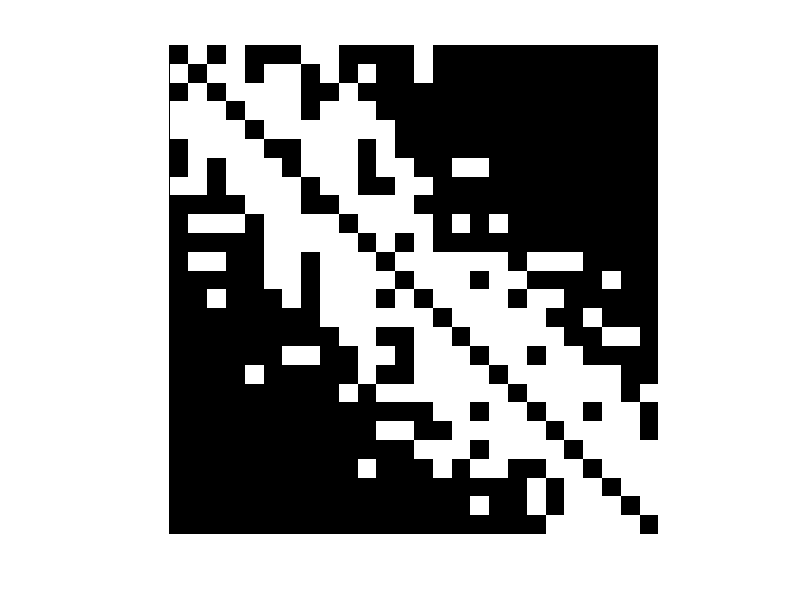

Write MATLAB code to recreate this figure. (Note: this script raises an error after producing the figure.)
clear all;
close all;
% stimuli number
N = 26;
% gaussFilter
k = 4;  % this parameter is tunable
gaussFilter = gausswin(k*2*N,5); 

% stimuli # after filter
stim_N = linspace(1,N-1,N-1);   % there should be no stimuli on diagnal
for i = 1:length(stim_N)
    % precise gaussian filter
    % stim_N(1,i) = stim_N(1,i) * gaussFilter(max(1,(i-1)*k),1);
    stim_N(1,i) = stim_N(1,i) * gaussFilter(i*k,1);
end
% from diagnal to the topleft
stim_N_new = flip(stim_N);

% result matrix: 1 means there should be a stimuli, 0 means there shouldn't
% be a stimuli
res = zeros(N,N);
for i = 1:(N-1)
    tmpnum = round(stim_N_new(i));
    tmpres = randperm(N-i);
    
    % upper triangle
    for j = 1:tmpnum
        res(tmpres(j),tmpres(j)+i) = 1;
    end
    
    % lower triangle
    tmpres = randperm(N-i);
    for j = 1:tmpnum
        res(tmpres(j)+i,tmpres(j)) = 1;
    end
end

figure;
imshow(res);
            
% create a matrix for indeix 1-30
[rId, cId] = find(triu( res ));

new_pairs = zeros(length(rId),2);
        
for i = 1:length(rId)
    new_pairs(i,1) = rId(i);
    new_pairs(i,2) = cId(i);
end
% permute the list
nTrials = length(rId)-1;
randomOrder=randperm(nTrials); 

for kk = 1:nTrials
    nItems_rand(kk,:) = new_pairs(randomOrder(kk),:);
end

% Create the conditionfiles. 
condition = 0;
for iBlock = 1:2  
    for n = 1:nTrials/2
        condition = condition +1;
        curCon = randomOrder(condition);
        conditionStruct(n).conditions = curCon-1;
        conditionStruct(n).block = iBlock;
        conditionStruct(n).sample1 = nItems_rand(condition,1)-1;
        conditionStruct(n).sample2 = nItems_rand(condition,2)-1;
        conditionStruct(n).height = randi(5)-1;
        conditionStruct(n).blur = randi(15)-1;
        conditionStruct(n).lighting = randi(2)-1;
    end
    newTestFileName = fullfile(['soap_conditions','_',num2str(iBlock), '.txt']);
    WriteStructsToText(newTestFileName, conditionStruct);
end









